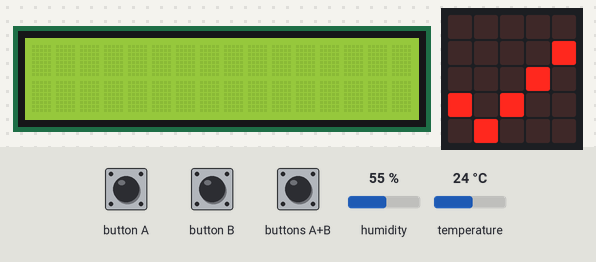
The program below on a simulated BBC micro:bit (MakeCode). On the bench: 16×2 character LCD, the board's 5×5 LED display. Inputs (shaded band) come from the test bench; at power-on: humidity 55 %, temperature 24 °C.

Above: at 2.6 s.
2.7 s: button A pressed for 0.15 s
At 3.7 s:
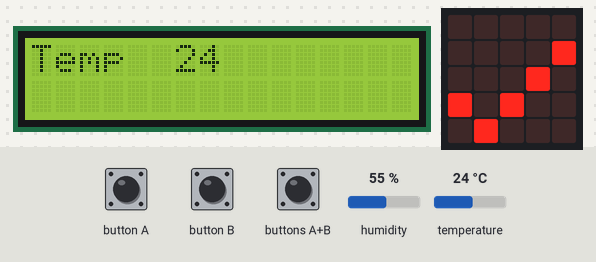
14.1 s: button B pressed for 0.15 s
At 14.8 s:
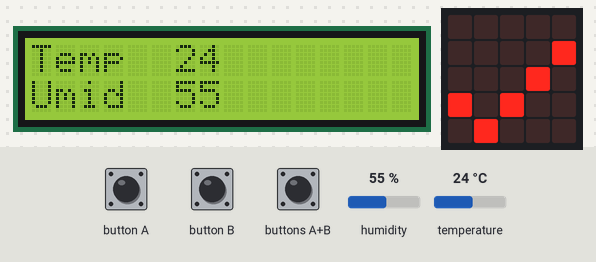
25.5 s: buttons A+B pressed for 0.15 s
At 28.8 s:
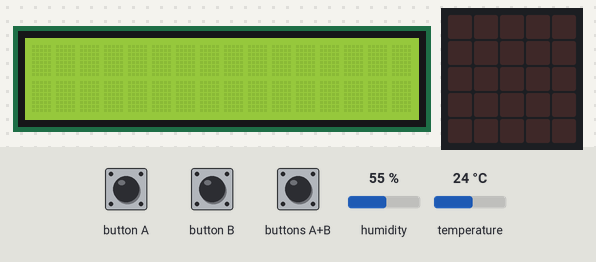
36.9 s: button B pressed for 0.15 s
At 38.2 s:
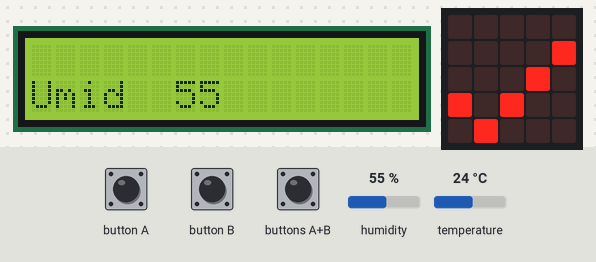
48.3 s: buttons A+B pressed for 1 s
At 50.2 s:
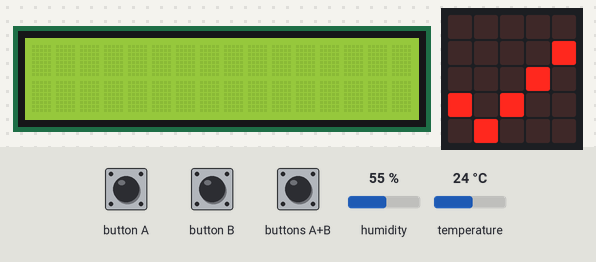
Timing chart, 0 to 51.7 s (numbered marks = the images above; inputs shaded):
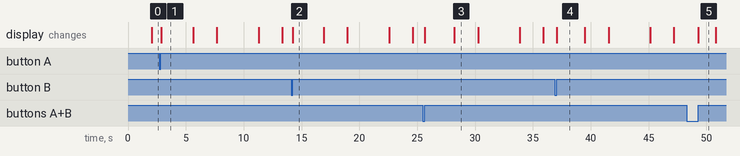

Measured:
- after the input at 2.7 s, the display: changes after 0.16 s (image 1)
- after the input at 14.1 s, the display: changes after 0.16 s (image 2)
- after the input at 25.5 s, the display: first changes after 0.15 s (image 3 shows a later state)
- after the input at 36.9 s, the display: changes after 0.16 s (image 4)
- after the input at 48.3 s, the display: changes after 1.0 s (image 5)
- what the display in image 1 shows lasts 2.7 s, from 2.9 s to 5.6 s
- what the display in image 2 shows lasts 2.6 s, from 14.3 s to 16.9 s

The program:

main.ts
```typescript
input.onButtonPressed(Button.A, function () {
    I2C_LCD1602.ShowString("Temp", 0, 0)
    I2C_LCD1602.ShowNumber(dht11_dht22.readData(dataType.temperature), 6, 0)
    basic.pause(2000)
})
input.onButtonPressed(Button.AB, function () {
    I2C_LCD1602.clear()
})
input.onButtonPressed(Button.B, function () {
    I2C_LCD1602.ShowString("Umid", 0, 1)
    I2C_LCD1602.ShowNumber(dht11_dht22.readData(dataType.humidity), 6, 1)
    basic.pause(2000)
})
I2C_LCD1602.LcdInit(39)
I2C_LCD1602.BacklightOn()
basic.forever(function () {
    dht11_dht22.queryData(
    DHTtype.DHT11,
    DigitalPin.P2,
    true,
    false,
    true
    )
    if (dht11_dht22.readDataSuccessful()) {
        basic.showIcon(IconNames.Yes)
        basic.pause(3000)
        basic.clearScreen()
    } else {
        basic.showIcon(IconNames.No)
        basic.pause(3000)
        basic.clearScreen()
    }
})
```

test.ts
```typescript
// testes vão aqui; isto não será compilado quando este pacote for usado como uma extensão.
```
